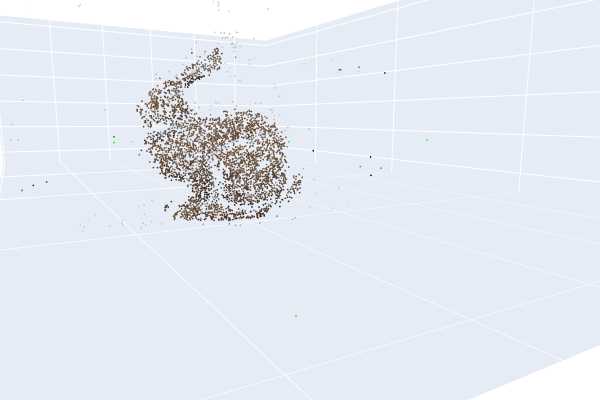

Notebook code for this chart:
### Code cell
# Load and Visualise the SFM point cloud
sfm_ply_path = "Clouds/StanfordBunny_vp2/quad-sfm.ply"
ref_pc = o3d.io.read_point_cloud(sfm_ply_path)
# o3d.visualization.draw_geometries([ref_pc],
#                                   zoom=1,
#                                   front=[0.4257, -0.2125, -0.8795],
#                                   lookat=[0, 0, 0.0],
#                                   up=[-0.0694, -0.9768, 0.2024],
#                                   point_show_normal=True)
o3d.visualization.draw_plotly([ref_pc],
                                  zoom=0.3,
                                  front=[-0.4999, -0.1659, -0.8499],
                                  lookat=[2.1813, 0.619, 2.0999],
                                  up=[0.1204, -1, 0.215])

### Figure 1 — Plotly figure (JSON) as saved in the notebook; plotly's stock layout.template omitted (floating-point values rounded to 4 significant figures; data arrays with more than 128 entries replaced by an {"elided": "..."} marker saying what was removed)
{"data": [{"marker": {"color": {"elided": "3784x3 float values"}, "size": 1}, "mode": "markers", "type": "scatter3d", "x": {"elided": "3784 float values"}, "y": {"elided": "3784 float values"}, "z": {"elided": "3784 float values"}}], "layout": {"height": 400, "margin": {"b": 0, "l": 0, "r": 0, "t": 0}, "scene": {"camera": {"center": {"x": 0.1239, "y": 0.2914, "z": -0.06886}, "eye": {"x": -0.4852, "y": 0.08931, "z": -1.104}, "up": {"x": 0.1204, "y": -1, "z": 0.215}}}, "showlegend": false, "width": 600}}
